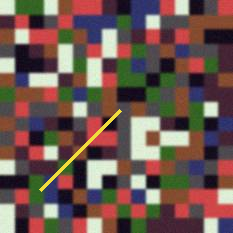
#> input picture examples/messy.png, 233 x 233 px
$ python pixel_snap.py examples/messy.png
#> lines starting #> are read from the running program, lines starting #| are printed output that depends on the picture
#!/usr/bin/env python3
"""pixel-snap: put fake pixel art back on its real grid.

Finds the true pixel size and grid offset of an upscaled / AI-generated
"pixel art" image, takes one colour per cell, snaps colours to N colours
or to a given palette, and reports the mixed cells (mixels).
"""
import argparse
import json
import sys
from dataclasses import dataclass

import numpy as np
from PIL import Image

__version__ = "0.5.2"


@dataclass
class Grid:
    scale_x: float
    scale_y: float
    offset_x: float
    offset_y: float
    smooth: bool = False   # smooth upscale: the true colour is only at the cell centre
    warning: str = ""      # what was decided about the axes, said out loud


@dataclass
class Result:
    image: np.ndarray      # one pixel per cell, uint8 RGB or RGBA
    mixed: np.ndarray      # bool, one flag per cell
    grid: Grid
    xs: list               # cell boundaries along x (len = cells + 1)
    ys: list
    colors: np.ndarray     # final colours used, uint8 Nx3


# ---------- grid detection ----------

def _edge_profile(rgb, axis, order=1):
    """Mean colour jump between neighbouring columns (axis=1) or rows (axis=0).

    order=2 is the mean bend instead: after a smooth (bilinear/bicubic) upscale every
    cell is a ramp, there are no jumps, but the ramps bend at the cell centres.
    """
    d = np.abs(np.diff(rgb.astype(np.int32), n=order, axis=axis)).sum(axis=2)
    return d.mean(axis=0 if axis == 1 else 1)


def _coherence(edge, pos, periods):
    """|sum e * exp(2*pi*i*x/p)| / sum e for each period p, plus the phase."""
    out = np.empty(len(periods), dtype=np.complex128)
    for k in range(0, len(periods), 512):
        p = periods[k:k + 512, None]
        out[k:k + 512] = (edge[None, :] * np.exp(2j * np.pi * pos[None, :] / p)).sum(1)
    return np.abs(out) / edge.sum(), np.angle(out)


def _best_period(edge, max_period=None, around=None):
    """Return (period, offset, coherence). A cell starts at x = i+1 for every jump edge[i].

    Cell borders sit at offset + k*period. Their jumps add up in phase at the true
    period and at its divisors (p/2, p/3 ...), and cancel at its multiples, so the
    answer is the LARGEST strong peak of the edge spectrum.
    """
    n = len(edge) + 1
    if edge.max() <= 0 or n < 8:
        return 1.0, 0.0, 0.0
    edge = edge - np.median(edge)          # drop the noise floor
    edge[edge < 0] = 0
    if edge.sum() <= 0:
        return 1.0, 0.0, 0.0
    pos = np.arange(1, n, dtype=np.float64)
    hi = min(max_period or n / 4, n / 4)  # at least four cells, or every period looks coherent
    lo = 2.0
    if around:                             # a hint, or the other axis: look only near it
        lo, hi = max(2.0, around[0]), min(hi, around[1])
    if hi <= lo:
        return 1.0, 0.0, 0.0
    periods = np.exp(np.arange(np.log(lo), np.log(hi), 0.001))
    coh, _ = _coherence(edge, pos, periods)
    best = coh.max()
    # random noise reaches a coherence of about 4.9 / sqrt(n) at its best period (measured 25.10: 30 seeds per size,
    # 24..256 px), so a fixed 0.3 let a 64 px noise image «find» a 13 x 3 grid; real grids sit at 0.86..1.0
    if best < max(0.3, 5.5 / np.sqrt(n)):
        return 1.0, 0.0, 0.0
    peaks = [i for i in range(1, len(coh) - 1)
             if coh[i] >= coh[i - 1] and coh[i] >= coh[i + 1] and coh[i] >= 0.8 * best]
    i = max(peaks) if peaks else int(coh.argmax())
    # refine around the chosen peak
    fine = np.linspace(periods[max(i - 2, 0)], periods[min(i + 2, len(periods) - 1)], 81)
    fcoh, fang = _coherence(edge, pos, fine)
    j = int(fcoh.argmax())
    p = float(fine[j])
    return p, float((fang[j] / (2 * np.pi) * p) % p), float(fcoh[j])


BEND_BLUR = 1.0   # measured: 2.0 doubled the period of small, already-blurred cells; 1.0 beat it everywhere


def _blur(rgb, sigma=None):
    sigma = sigma or BEND_BLUR
    """Separable Gaussian blur. The bends of a smooth upscale are low-frequency and survive it;
    JPEG's 8x8 block seams and ringing are high-frequency and do not."""
    r = int(3 * sigma)
    k = np.exp(-0.5 * (np.arange(-r, r + 1) / sigma) ** 2)
    k /= k.sum()
    out = rgb.astype(np.float64)
    for axis in (0, 1):
        pad = [(r, r) if a == axis else (0, 0) for a in range(out.ndim)]
        p = np.pad(out, pad, mode="reflect")
        out = sum(k[i] * np.take(p, np.arange(i, i + out.shape[axis]), axis=axis) for i in range(len(k)))
    return out


def _axis_grid(rgb, axis, max_scale, soft=None, around=None):
    """(period, offset, smooth, coherence) of one axis."""
    p1, o1, c1 = _best_period(_edge_profile(rgb, axis), max_scale, around)
    p2, o2, c2 = _best_period(_edge_profile(rgb if soft is None else soft, axis, order=2), max_scale, around)
    if p2 > 1 and c2 > c1:
        # the bends are cleaner than the jumps: a smooth upscale.
        # bend[i] sits on pixel i+1, the centre of a cell; its border is half a cell back.
        return p2, (o2 + 0.5 - p2 / 2) % p2, True, c2
    return p1, o1, False, c1


def cell_fit(rgb, px, py, ox, oy):
    """Share of the image's colour variance that the cells' own means explain (1 = every cell one flat colour).
    It does not depend on how the period was chosen: real pixel art keeps most of its variance between cells even
    after a smooth upscale or JPEG; a photo given a 60 px «grid» does not (external review, 25.10)."""
    a = np.asarray(rgb, dtype=np.float64)[..., :3]
    h, w = a.shape[:2]
    xs, ys = _bounds(w, px, ox), _bounds(h, py, oy)
    lx = np.searchsorted(xs, np.arange(w), side="right") - 1
    ly = np.searchsorted(ys, np.arange(h), side="right") - 1
    lab = ly[:, None] * (len(xs) + 1) + lx[None, :]
    flat = lab.ravel()
    n = np.bincount(flat).astype(np.float64)
    total = ((a - a.reshape(-1, 3).mean(0)) ** 2).sum()
    if total <= 0:
        return 1.0
    within = 0.0
    for c in range(3):
        v = a[..., c].ravel()
        s = np.bincount(flat, weights=v)
        s2 = np.bincount(flat, weights=v * v)
        within += (s2 - np.where(n > 0, s * s / np.maximum(n, 1), 0)).sum()
    return float(1 - within / total)


GRID_FIT = 0.75     # measured 25.10: 960 upscaled sprites at their right grid all >= 0.836 (nearest, bicubic, bilinear,
                    # Lanczos, JPEG 60); 30 photos with their invented grids <= 0.73
SAME_PIXEL = 1.15   # axes within 15 % of each other are one square pixel found twice with an error
MIXED_FORCED = 0.2  # with --scale, more than this share of mixed cells means the forced grid is off


def detect_grid(img, max_scale=None, hint=None, square=True):
    """hint: the pixel size you expect; only periods within 15 % of it are searched. square: when the two axes
    disagree a little, or one finds nothing, use the stronger axis's period for both (pixel art is square);
    a large disagreement (5 x 9) is a real non-square pixel and is kept. Every such decision is in .warning."""
    rgb = np.asarray(img)[..., :3]
    soft = _blur(rgb)
    near = (hint / SAME_PIXEL, hint * SAME_PIXEL) if hint else None
    px, ox, sx, cx = _axis_grid(rgb, 1, max_scale, soft, near)
    py, oy, sy, cy = _axis_grid(rgb, 0, max_scale, soft, near)
    found = (px, py, ox, oy)            # as the two axes saw it, before any square decision
    warning = ""
    if square and (px > 1) != (py > 1):
        p = max(px, py)
        axis = 0 if px > 1 else 1                        # the axis that found nothing
        q, o, s, _ = _axis_grid(rgb, axis, max_scale, soft, (p * 0.98, p * 1.02))
        o = o if q > 1 else 0.0
        if axis == 0:
            py, oy, sy = p, o, s
        else:
            px, ox, sx = p, o, s
        warning = (f"the {'y' if axis == 0 else 'x'} axis showed no grid; used the other axis's pixel size "
                   f"{p:.3g} for both (square pixels)")
    elif px > 1 and py > 1 and max(px, py) / min(px, py) > 1.03:
        r = max(px, py) / min(px, py)
        if square and r <= SAME_PIXEL:
            p, keep = (px, "x") if cx >= cy else (py, "y")
            weak = 0 if keep == "x" else 1
            q, o, s, _ = _axis_grid(rgb, weak, max_scale, soft, (p * 0.98, p * 1.02))
            was = (px, py)
            if keep == "x":
                py, oy = p, (o if q > 1 else oy)
            else:
                px, ox = p, (o if q > 1 else ox)
            warning = (f"axes disagreed: x {was[0]:.3g}, y {was[1]:.3g}; used square {p:.3g} from the stronger "
                       f"{keep} axis. Check it, or pass --scale (or --nonsquare to keep both)")
        else:
            warning = (f"pixels are not square: x {px:.3g}, y {py:.3g} (aspect 1:{max(px, py) / min(px, py):.2g}); "
                       f"kept as found. Pass --scale to force one size")
    if px > 1 or py > 1:
        # the period search always finds its best period; whether the image IS a pixel grid is a separate question.
        # Every photo tried (astronaut, coffee, a cat ... at 384x256) got a 30-130 px «grid» (external review)
        # no retry at a divisor: smaller cells always fit a smooth photo better (up to 0.89 measured), so a divisor
        # «fitting» proves nothing. A sprite whose period was found at twice its cell gets 1:1 and the --scale hint
        # instead of a wrong grid.
        # measured on the grid both axes found (a slightly stretched sprite forced square misfits by design); when
        # one axis found nothing, on the grid that is used
        fx, fy, fox, foy = found if found[0] > 1 and found[1] > 1 else (px, py, ox, oy)
        fit = cell_fit(rgb, fx, fy, fox, foy)
        if fit < GRID_FIT:
            # a near miss on a whole-number pixel is usually 1-px dithering through a smooth filter: name the flag
            # (a second review: 53 of 443 such sprites went 1:1 at fit 0.67-0.75; with --scale they come back whole)
            p = max(px, py)
            hint = (f"if this IS pixel art (1-px dithering through a smooth upscale fits poorly), pass --scale "
                    f"{round(p)}" if fit >= 0.6 and abs(p - round(p)) < 0.1 else "Pass --scale if you know the pixel size")
            return Grid(1.0, 1.0, 0.0, 0.0, False,
                        f"no pixel grid: the best grid found ({px:.3g} x {py:.3g} px) explains only {fit:.0%} "
                        "of the colour, so this looks like a photo or a painting, not upscaled pixel art; "
                        f"the output is the input, 1:1. {hint}")
    if px <= 1 and py <= 1:
        warning = "no grid found: this does not look like an upscaled pixel image; the output is the input, 1:1"
    return Grid(px, py, ox, oy, sx or sy, warning)


def _bounds(n, scale, offset):
    if scale <= 1:
        return list(range(n + 1))
    k0 = int(np.floor(-offset / scale))
    starts = (offset + scale * np.arange(k0, k0 + int(n / scale) + 3))
    starts = [int(round(x)) for x in starts if 1 <= round(x) <= n - 1]
    return sorted(set([0] + starts + [n]))


# ---------- colours ----------

# [52 lines left out: functions _parse_hex, load_palette, _nearest, _kmeans, not called in this run]


# ---------- snapping ----------

def snap(img, colors=None, palette=None, grid=None, mix_threshold=48.0, mix_fraction=0.2):
    arr = np.asarray(img)
    if arr.ndim == 2:
        arr = np.stack([arr] * 3, axis=2)
    has_alpha = arr.shape[2] == 4
    grid = grid or detect_grid(arr)
    h, w = arr.shape[:2]
    xs = _bounds(w, grid.scale_x, grid.offset_x)
    ys = _bounds(h, grid.scale_y, grid.offset_y)
    gh, gw = len(ys) - 1, len(xs) - 1
    out = np.zeros((gh, gw, 4), dtype=np.uint8)
    mixed = np.zeros((gh, gw), dtype=bool)
    # the centre of the cell: blur and anti-aliasing live on the borders;
    # after a smooth upscale only the middle pixel (or the two around the middle) holds the true colour
    if grid.smooth:
        def window(a, b):
            return a + (b - a - 1) // 2, a + (b - a) // 2 + 1
    else:
        def window(a, b):
            return a + (b - a) // 4, b - (b - a) // 4
    for j in range(gh):
        wy0, wy1 = window(ys[j], ys[j + 1])
        for i in range(gw):
            wx0, wx1 = window(xs[i], xs[i + 1])
            cell = arr[wy0:wy1, wx0:wx1].reshape(-1, arr.shape[2]).astype(np.int32)
            med = np.median(cell, axis=0)
            out[j, i, :3] = np.rint(med[:3])
            out[j, i, 3] = (255 if med[3] >= 128 else 0) if has_alpha else 255
            dist = np.sqrt(((cell[:, :3] - med[:3]) ** 2).sum(1))
            mixed[j, i] = (dist > mix_threshold).mean() > mix_fraction

    opaque = out[..., 3] > 0
    cols = out[..., :3][opaque]
    if not opaque.any():
        pass             # a fully transparent sprite: nothing to recolour (argmin of nothing raised - external review)
    elif palette is not None:
        palette = np.asarray(palette, dtype=np.uint8)
        out[..., :3][opaque] = palette[_nearest(cols, palette)]
    elif colors:
        centers = _kmeans(cols, colors)
        out[..., :3][opaque] = centers[_nearest(cols, centers)]
    out[..., :3][~opaque] = 0
    used = np.unique(out[..., :3][opaque], axis=0) if opaque.any() else np.zeros((0, 3), np.uint8)
    image = out if has_alpha else out[..., :3]
    return Result(image, mixed, grid, xs, ys, used)


# [14 lines left out: function mixel_map, not called in this run]


# ---------- CLI ----------

def main(argv=None):
    ap = argparse.ArgumentParser(prog="pixel-snap", description=__doc__.splitlines()[0])
    ap.add_argument("input")
    ap.add_argument("-o", "--output", help="snapped PNG (default: <input>.snapped.png)")
    g = ap.add_mutually_exclusive_group()
    g.add_argument("-c", "--colors", type=int, help="reduce to N colours")
    g.add_argument("-p", "--palette", help="snap to a palette file (.hex or GIMP .gpl)")
    ap.add_argument("--scale", type=float, help="force the pixel size instead of detecting it")
    ap.add_argument("--offset", type=float, nargs=2, metavar=("X", "Y"), default=None,
                    help="force the grid offset (with --scale)")
    ap.add_argument("--scale-hint", type=float, help="the pixel size you expect: search only near it")
    ap.add_argument("--nonsquare", action="store_true", help="keep two slightly different axes as found")
    ap.add_argument("--upscale", type=int, default=1, help="scale the result up by N (nearest neighbour)")
    ap.add_argument("--mixel-map", help="write a PNG with mixed cells marked red")
    ap.add_argument("--json", action="store_true", help="print the report as JSON")
    ap.add_argument("--version", action="version", version=__version__)
    a = ap.parse_args(argv)

    try:
        src = Image.open(a.input)
#> src is the input picture: PIL image 233x233 RGB; mean R, G, B 111.6, 87.7, 80.8
        src.load()
    except (OSError, ValueError) as e:            # missing, unreadable or not an image: one line, not a traceback
        print(f"pixel-snap: cannot open {a.input}: {e.strerror or e}" if isinstance(e, OSError) and e.strerror
              else f"pixel-snap: cannot open {a.input}: {e}", file=sys.stderr)
        return 2
    src = src.convert("RGBA" if "A" in src.getbands() or "transparency" in src.info else "RGB")
    arr = np.asarray(src)
    grid = None
    if a.scale:
        ox, oy = a.offset or (0, 0)
        grid = Grid(a.scale, a.scale, ox % a.scale, oy % a.scale)
    palette = load_palette(a.palette) if a.palette else None
    if grid is None:
        grid = detect_grid(arr, hint=a.scale_hint, square=not a.nonsquare)
#> the loop in _blur, `for axis in (0, 1):` made 2 passes
#> pass 1, in _blur, `p = np.pad(out, pad, mode="reflect")`:
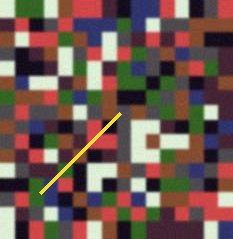
#> p: shape (239, 233, 3) float64; mean R, G, B 111.7, 87.8, 81
#> in _edge_profile, `d = np.abs(np.diff(rgb.astype(np.int32), n=order, axis=axis)).sum(axis..`:
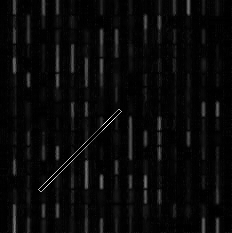
#> d: shape (233, 232) int64; min 0, max 469, mean 17.9; drawn with min black and max white
#> in _best_period, `n = len(edge) + 1`: n = 233
#> in _best_period, `edge = edge - np.median(edge)`: edge = 232 values, max 68.76 at index 14, min -6.95 at index 226, mean 7.98
#> in _best_period, `hi = min(max_period or n / 4, n / 4)`: hi = 58.25
#> in _best_period, `coh, _ = _coherence(edge, pos, periods)`: coh = 3372 values, max 0.85 at index 1984, min 0.0013 at index 410, mean 0.0882
#> in _best_period, `best = coh.max()`: best = 0.85
#> in _best_period, `peaks = [i for i in range(1, len(coh) - 1) if coh[i] >= coh[i - 1] and..`: peaks = [1984]
#> in _best_period, `i = max(peaks) if peaks else int(coh.argmax())`: i = 1984
#> in _best_period, `fcoh, fang = _coherence(edge, pos, fine)`: fcoh = 81 values, max 0.85 at index 43, min 0.849 at index 0, mean 0.85; fang = 81 values, max 0.173 at index 0, min -0.0107 at index 80, mean 0.0809
#> in _best_period, `j = int(fcoh.argmax())`: j = 43
#> in _best_period, `p = float(fine[j])`: p = 14.55
#> in _axis_grid, `p1, o1, c1 = _best_period(_edge_profile(rgb, axis), max_scale, around)`: o1 = 0.171; c1 = 0.85
#> call 2 of _edge_profile, with axis = 1, order = 2
#> in _edge_profile (call 2), `d = np.abs(np.diff(rgb.astype(np.int32), n=order, axis=axis)).sum(axis..`:
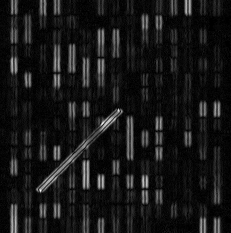
#> d: shape (233, 231) int64; min 0, max 86, mean 7.9; drawn with min black and max white
#> in _axis_grid, `p2, o2, c2 = _best_period(_edge_profile(rgb if soft is None else soft,..`: p2 = 14.56; o2 = 14.12; c2 = 0.647
#> in detect_grid, `px, ox, sx, cx = _axis_grid(rgb, 1, max_scale, soft, near)`: px = 14.55; ox = 0.171; sx = False; cx = 0.85
#> call 3 of _edge_profile, with axis = 0, order = 1
#> in _edge_profile (call 3), `d = np.abs(np.diff(rgb.astype(np.int32), n=order, axis=axis)).sum(axis..`:
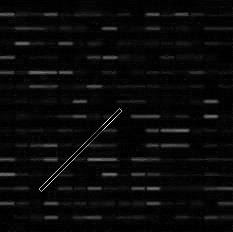
#> d: shape (232, 233) int64; min 0, max 469, mean 18.1; drawn with min black and max white
#> call 4 of _edge_profile, with axis = 0, order = 2
#> in _edge_profile (call 4), `d = np.abs(np.diff(rgb.astype(np.int32), n=order, axis=axis)).sum(axis..`:
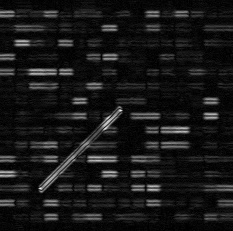
#> d: shape (231, 233) int64; min 0, max 87, mean 8; drawn with min black and max white
#> in detect_grid, `py, oy, sy, cy = _axis_grid(rgb, 0, max_scale, soft, near)`: py = 14.54; oy = 0.215; sy = False; cy = 0.861
#> in detect_grid, `found = (px, py, ox, oy)`: found = (14.55, 14.54, 0.171, 0.215)
#> in detect_grid, `fx, fy, fox, foy = found if found[0] > 1 and found[1] > 1 else (px, py..`: fx = 14.55; fy = 14.54; fox = 0.171; foy = 0.215
#> in _bounds, `k0 = int(np.floor(-offset / scale))`: k0 = -1
#> in _bounds, `starts = (offset + scale * np.arange(k0, k0 + int(n / scale) + 3))`: starts = 19 values from -14.37 to 247.4
#> in _bounds, `starts = [int(round(x)) for x in starts if 1 <= round(x) <= n - 1]`: starts = [15, 29, 44, 58, 73, 87, 102, 117, 131, 146, 160, 175, 189, 204, 218]
#> in cell_fit, `xs, ys = _bounds(w, px, ox), _bounds(h, py, oy)`: xs = [0, 15, 29, 44, 58, 73, 87, 102, 117, 131, 146, 160, 175, 189, 204, 218, 233]; ys has the same summary as xs
#> in cell_fit, `lx = np.searchsorted(xs, np.arange(w), side="right") - 1`: lx = 233 values from 0 to 15
#> in cell_fit, `lab = ly[:, None] * (len(xs) + 1) + lx[None, :]`:
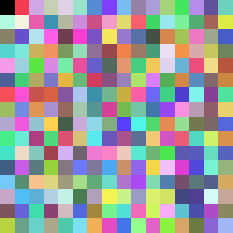
#> lab: shape (233, 233) int64; 256 distinct labels, from 0 to 285; one colour per label, 0 black
#> in cell_fit, `n = np.bincount(flat).astype(np.float64)`: n = 286 values, max 225 at index 0, min 0 at index 16, mean 189.8
#> in cell_fit, `total = ((a - a.reshape(-1, 3).mean(0)) ** 2).sum()`: total = 602087435.1
#> the loop in cell_fit, `for c in range(3):` made 3 passes
#> within on passes 1 to 3: 24463334.4, 44693142.6, 55373958.2
#> after the loop in cell_fit, `for c in range(3):`: within = 55373958.2
#> in detect_grid, `fit = cell_fit(rgb, fx, fy, fox, foy)`: fit = 0.908
    res = snap(arr, colors=a.colors, palette=palette, grid=grid)
#> in snap, `ys = _bounds(h, grid.scale_y, grid.offset_y)`: ys has the same summary as xs in cell_fit
#> in snap, `gh, gw = len(ys) - 1, len(xs) - 1`: gh = 16
#> the loop in snap, `for j in range(gh):` made 16 passes
#> (wy0, wy1) on passes 1 to 12: (3, 12), (18, 26), (32, 41), (47, 55), (61, 70), (76, 84), (90, 99), (105, 114), (120, 128), (134, 143), (149, 157), (163, 172)
#> in snap, `cols = out[..., :3][opaque]`: cols = 256 rows, first 8: [222, 239, 216], [51, 101, 36], [52, 101, 36], [219, 239, 218], [134, 78, 48], [207, 69, 71], [209, 70, 71], [67, 38, 53]
#> in snap, `used = np.unique(out[..., :3][opaque], axis=0) if opaque.any() else np..`: used = 218 rows, first 8: [18, 12, 27], [18, 12, 29], [18, 13, 28], [18, 13, 29], [19, 12, 27], [19, 12, 28], [19, 13, 31], [19, 14, 28]
    if a.scale and res.mixed.mean() > MIXED_FORCED:
        # a forced size with a wrong offset straddles every border: say it, the detector would not have done this
        res.grid.warning = (f"with --scale {a.scale:g}, {100 * res.mixed.mean():.0f}% of cells are mixed: the size or "
                            f"the offset is probably wrong. Drop --scale, or pass --offset X Y")

    out_path = a.output or a.input.rsplit(".", 1)[0] + ".snapped.png"
    im = Image.fromarray(res.image)
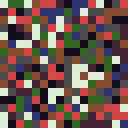
#> im: PIL image 16x16 RGB (shown 8 times larger); mean R, G, B 110.2, 86.4, 80.6
    if a.upscale > 1:
        im = im.resize((im.width * a.upscale, im.height * a.upscale), Image.NEAREST)
    im.save(out_path)
    if a.mixel_map:
        mixel_map(arr, res).save(a.mixel_map)

    report = {
        "input": a.input,
        "input_size": [arr.shape[1], arr.shape[0]],
        "pixel_size": [round(res.grid.scale_x, 3), round(res.grid.scale_y, 3)],
        "offset": [round(res.grid.offset_x, 2), round(res.grid.offset_y, 2)],
        "cells": [res.mixed.shape[1], res.mixed.shape[0]],
        "mixed_cells": int(res.mixed.sum()),
        "mixed_percent": round(100.0 * res.mixed.mean(), 2),
        "colors_used": len(res.colors),
        "warning": res.grid.warning,
        "output": out_path,
    }
    if a.json:
        print(json.dumps(report, indent=2))
    else:
        print(f"pixel size  {report['pixel_size'][0]}x{report['pixel_size'][1]}  offset {report['offset']}")
#| pixel size  14.546x14.543  offset [0.17, 0.21]
        print(f"cells       {report['cells'][0]}x{report['cells'][1]}  mixed {report['mixed_cells']} "
              f"({report['mixed_percent']}%)")
#| cells       16x16  mixed 5 (1.95%)
        print(f"colours     {report['colors_used']}")
#| colours     218
        if res.grid.warning:
            print(f"WARNING     {res.grid.warning}")
        print(f"wrote       {out_path}" + (f"  map {a.mixel_map}" if a.mixel_map else ""))
    return 0


if __name__ == "__main__":
    sys.exit(main())
#> (the program exits here)
